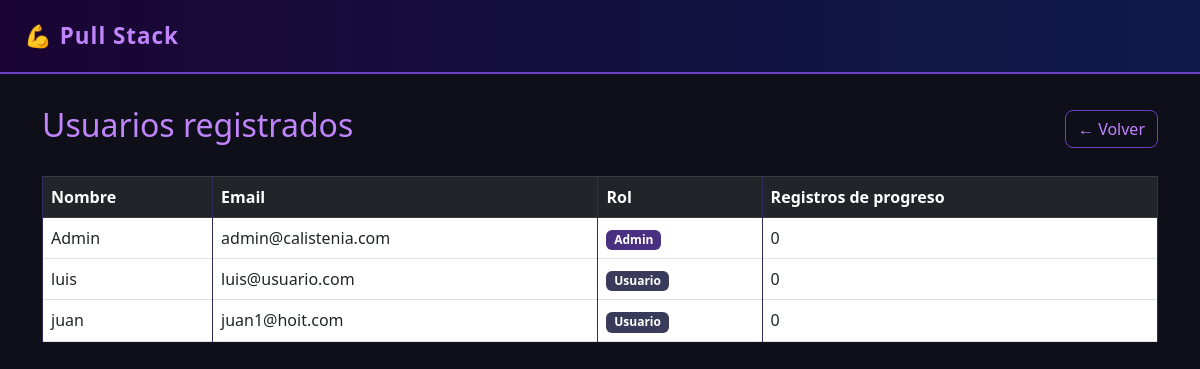
/admin/usuarios (signed in), run on the app's committed database.
### models.py (models this page shows)
class Usuario(db.Model, UserMixin):
    id = db.Column(db.Integer, primary_key=True)
    nombre = db.Column(db.String(100), nullable=False)
    email = db.Column(db.String(120), unique=True, nullable=False)
    password = db.Column(db.String(200), nullable=False)
    es_admin = db.Column(db.Boolean, default=False)
    encuestas = db.relationship('Encuesta', backref='usuario', lazy=True)

### app.py (the view)
@app.route('/admin/usuarios')
@login_required
def lista_usuarios():
    if not current_user.es_admin:
        return redirect(url_for('dashboard_usuario'))
    usuarios = Usuario.query.all()
    return render_template('usuarios_admin.html', usuarios=usuarios)

### app.py (called while the page is built)
@login_manager.user_loader
def load_user(user_id):
    return Usuario.query.get(int(user_id))

### templates/usuarios_admin.html
{% extends "base.html" %}
{% block content %}
<div class="d-flex justify-content-between align-items-center mb-4">
    <h2>Usuarios registrados</h2>
    <a href="/admin" class="btn btn-outline-dark">← Volver</a>
</div>
<table class="table table-bordered">
    <thead class="table-dark">
        <tr>
            <th>Nombre</th>
            <th>Email</th>
            <th>Rol</th>
            <th>Registros de progreso</th>
        </tr>
    </thead>
    <tbody>
        {% for u in usuarios %}
        <tr>
            <td>{{ u.nombre }}</td>
            <td>{{ u.email }}</td>
            <td>
                {% if u.es_admin %}
                <span class="badge bg-dark">Admin</span>
                {% else %}
                <span class="badge bg-secondary">Usuario</span>
                {% endif %}
            </td>
            <td>{{ u.progresos|length }}</td>
        </tr>
        {% endfor %}
    </tbody>
</table>
{% endblock %}

### templates/base.html (style rules this page uses)
body { background-color: #0f0f1a; color: #e0e0f0; font-family: 'Segoe UI', sans-serif; }
.table { color: #e0e0f0; }
.table-dark { background: linear-gradient(90deg, #1a0533, #0d1b4b) !important; }
.table-bordered td, .table-bordered th { border-color: #2e2e5e; }
.btn-outline-dark { border: 1px solid #6c3fc5; color: #c084fc; border-radius: 8px; }
h2, h4, h5 { color: #c084fc; }
.badge.bg-dark { background-color: #4a3080 !important; }
.badge.bg-secondary { background-color: #3a3a5a !important; }

### data on the page
Usuario: nombre "Admin", email "admin@calistenia.com", es_admin "Admin", progresos|length "0"
Usuario: nombre "luis", email "luis@usuario.com", es_admin "Usuario", progresos|length "0"
Usuario: nombre "juan", email "juan1@hoit.com", es_admin "Usuario", progresos|length "0"
